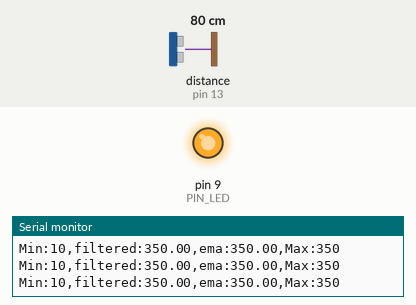
Simulated run of this sketch. Board: Arduino Uno, built with avr-gcc and run on an emulated ATmega328P. On the bench: output pins drawn as LEDs (lit = HIGH), the last lines printed to the serial monitor. Wiring (inferred from the names in the program): ultrasonic range finder: trigger pin 12; echo pin 13. The test bench sets the inputs (shaded band); at power-on: distance to the obstacle (sensor on pin 13) 80 cm. The echo pulse lasts 58.3 µs per cm; pins used as bus, display or sensor lines are not drawn.

Above: at 1.2 s.
1.3 s: distance to the obstacle (sensor on pin 13) set to 35 cm
At 1.5 s:
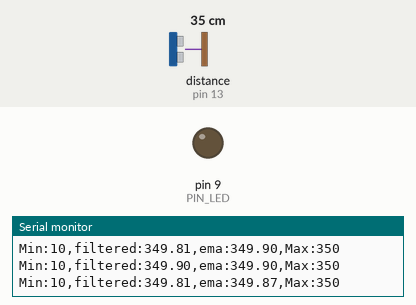
4.3 s: distance to the obstacle (sensor on pin 13) set to 2 cm
At 5.2 s:
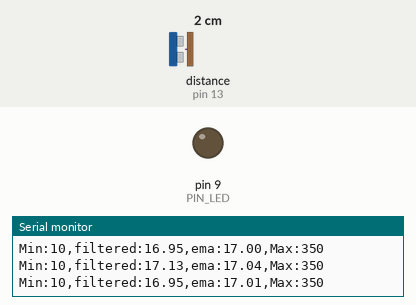
5.8 s: distance to the obstacle (sensor on pin 13) set to 60 cm
At 6.1 s:
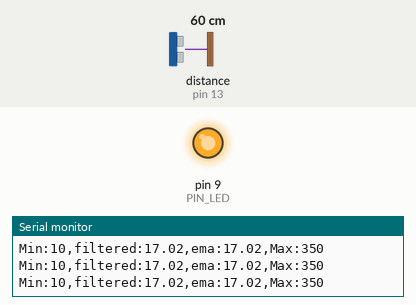
7.3 s: distance to the obstacle (sensor on pin 13) set to 4 cm
At 8.3 s:
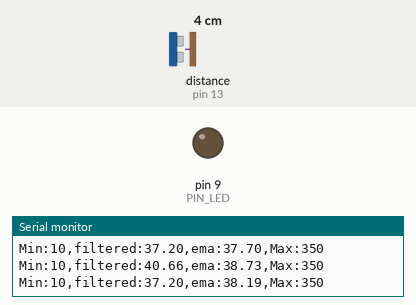
Timing chart, 0 to 9.8 s (numbered marks = the images above; inputs shaded):
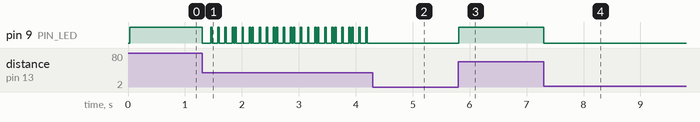

Measured:
- after the input at 1.3 s, pin 9 (PIN_LED): HIGH → LOW at once, then moves between LOW and HIGH, repeating every 1.0 s
- after the input at 4.3 s, pin 9 (PIN_LED): stops changing and stays LOW
- after the input at 5.8 s, pin 9 (PIN_LED): LOW → HIGH at once
- after the input at 7.3 s, pin 9 (PIN_LED): HIGH → LOW at once

The sketch:

09_example_1.ino
```cpp
// Arduino pin assignment
#define PIN_LED  9
#define PIN_TRIG 12
#define PIN_ECHO 13

// configurable parameters
#define SND_VEL 346.0     // sound velocity at 24 celsius degree (unit: m/sec)
#define INTERVAL 25       // sampling interval (unit: msec)
#define PULSE_DURATION 10 // ultra-sound Pulse Duration (unit: usec)
#define _DIST_MIN 10     // minimum distance to be measured (unit: mm)
#define _DIST_MAX 350     // maximum distance to be measured (unit: mm)

#define TIMEOUT ((INTERVAL / 2) * 1000.0) // maximum echo waiting time (unit: usec)
#define SCALE (0.001 * 0.5 * SND_VEL)     // coefficent to convert duration to distance

#define _EMA_ALPHA 0.35  // EMA weight of new sample (range: 0 to 1)
                          // Setting EMA to 1 effectively disables EMA filter.

// global variables
unsigned long last_sampling_time;   // unit: msec
float dist_prev = _DIST_MAX;        // Distance last-measured
float dist_ema;                     // EMA distance


void setup() {
  // initialize GPIO pins
  pinMode(PIN_LED,OUTPUT);
  pinMode(PIN_TRIG,OUTPUT);
  pinMode(PIN_ECHO,INPUT);
  digitalWrite(PIN_TRIG, LOW);

  // initialize serial port
  Serial.begin(57600);
}

void loop() {
  float dist_raw;
  float dist_filtered;

  // wait until next sampling time.
  // millis() returns the number of milliseconds since the program started.
  //    will overflow after 50 days.
  if (millis() < last_sampling_time + INTERVAL)
    return;

  // get a distance reading from the USS
  dist_raw = USS_measure(PIN_TRIG,PIN_ECHO);

  if ((dist_raw == 0.0) || (dist_raw > _DIST_MAX)) {
      dist_filtered = dist_prev;    // Set Higher Value
      digitalWrite(PIN_LED, 1);       // LED OFF
  } else if (dist_raw < _DIST_MIN) {
      dist_filtered = dist_prev;    // Set Lower Value
      digitalWrite(PIN_LED, 1);       // LED OFF
  } else {    // In desired Range
    dist_filtered=dist_raw;
      digitalWrite(PIN_LED, 0);       // LED ON
  }

  // Modify the below line to implement the EMA equation
  dist_ema = dist_filtered*_EMA_ALPHA+(1-_EMA_ALPHA)*dist_prev;

  // output the distance to the serial port
  Serial.print("Min:");   Serial.print(_DIST_MIN);
//  Serial.print(",raw:");  Serial.print(dist_raw);
  Serial.print(",filtered:");  Serial.print(dist_filtered);
  Serial.print(",ema:");  Serial.print(dist_ema);
  Serial.print(",Max:");  Serial.print(_DIST_MAX);
  Serial.println("");

  // do something here
  dist_prev=dist_ema;

  // update last sampling time
  last_sampling_time += INTERVAL;
}

// get a distance reading from USS. return value is in millimeter.
float USS_measure(int TRIG, int ECHO)
{
  digitalWrite(TRIG, HIGH);
  delayMicroseconds(PULSE_DURATION);
  digitalWrite(TRIG, LOW);

  return pulseIn(ECHO, HIGH, TIMEOUT) * SCALE; // unit: mm

  // Pulse duration to distance conversion example (target distance = 17.3m)
  // - pulseIn(ECHO, HIGH, timeout) returns microseconds (음파의 왕복 시간)
  // - 편도 거리 = (pulseIn() / 1,000,000) * SND_VEL / 2 (미터 단위)
  //   mm 단위로 하려면 * 1,000이 필요 ==>  SCALE = 0.001 * 0.5 * SND_VEL
  //
  // - 예, pusseIn()이 100,000 이면 (= 0.1초, 왕복 거리 34.6m)
  //        = 100,000 micro*sec * 0.001 milli/micro * 0.5 * 346 meter/sec
  //        = 100,000 * 0.001 * 0.5 * 346
  //        = 17,300 mm  ==> 17.3m
}
```
